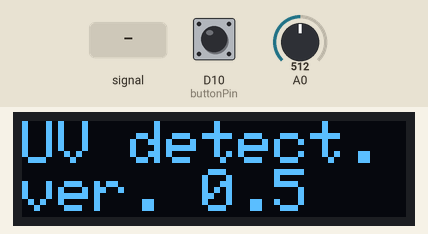
The sketch below on a simulated Arduino Zero (SAMD21). On the bench: 128×32 one-colour display. The inputs (shaded band) are chosen by the test bench; at power-on: A0 = 512, D10 (buttonPin) HIGH (analog values on the 0–1023 scale). What the sketch prints to the serial monitor is not drawn.

Above: at 1.1 s.
3.8 s: A0 set to 0
At 6.0 s:
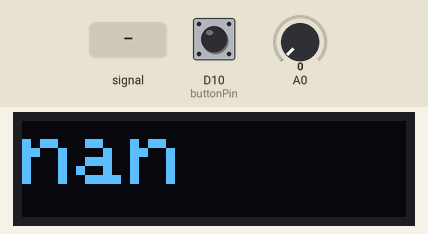
6.9 s: A0 set to 122
At 8.9 s:
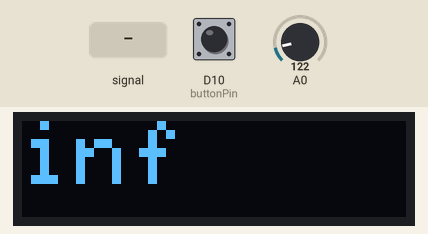
9.2 s: D10 (buttonPin) pulled LOW for 1 s
At 10.6 s:
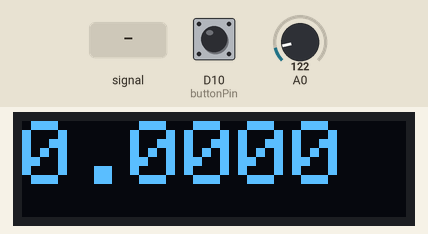
11.7 s: A0 fed a 200 Hz sine of ±81 counts around its level
At 13.1 s:
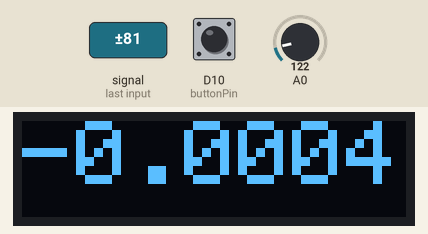
14.8 s: A0 set to 306
At 17.9 s:
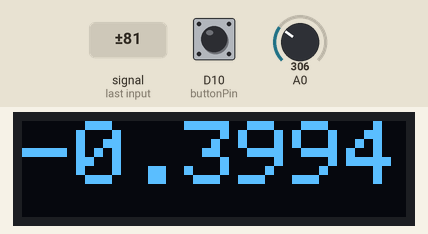
18.2 s: A0 fed a 1000 Hz sine of ±255 counts around its level
At 19.8 s:
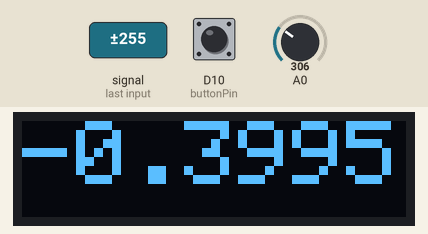
Timing chart, 0 to 21.3 s (numbered marks = the images above; inputs shaded):
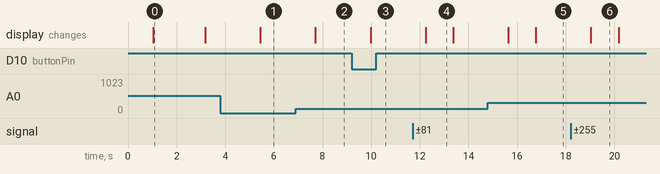

Measured:
- after the input at 3.8 s, the display: changes after 1.6 s (image 1)
- after the input at 6.9 s, the display: changes after 0.81 s (image 2)
- after the input at 9.2 s, the display: changes after 0.77 s (image 3)
- after the input at 11.7 s, the display: changes after 0.54 s (image 4)
- after the input at 14.8 s, the display: first changes after 0.84 s (image 5 shows a later state)
- after the input at 18.2 s, the display: changes after 0.84 s (image 6)
- what the display in image 0 shows lasts 2.2 s, from 1.0 s to 3.2 s

The sketch:

UV_detector_ver_0p5.ino
```cpp
//Include all needed libraries
#include <Wire.h>
#include <Adafruit_GFX.h>
#include <Adafruit_SSD1306.h>

//Define the number of averages and Arduino's ADC resolution
int AverageNum=10000;
int bitsResolution=14;
//********************************************************************
// No real need to change code below for routine work
//********************************************************************

// Define OLED dimensions and I2C address
#define SCREEN_WIDTH 128
#define SCREEN_HEIGHT 32
#define OLED_RESET -1 // Reset pin # (or -1 if sharing Arduino reset pin)

// Initialize display with I2C address 0x3C (or 0x3D)
Adafruit_SSD1306 display(SCREEN_WIDTH, SCREEN_HEIGHT, &Wire, OLED_RESET);

// Define button used for blanking and its initial state
const int buttonPin = 10;
int buttonState = 0;

//Define several variable to store data
unsigned long ADCoutput;
unsigned long ADCref;
float currentTime;

//Setup block. Executed once at power-up
void setup() {
  // Establish serial data transfer over USB and set the transfer rate in bits
    Serial.begin(115200);
  // Initialize the display
  if(!display.begin(SSD1306_SWITCHCAPVCC, 0x3C)) { // Address 0x3C for 128x32
    Serial.println(F("SSD1306 allocation failed"));
    for(;;);
  }
  //Initialize a pin to monitor Blank signals
  pinMode(buttonPin, INPUT);
  delay(1000);
  pinMode(buttonPin, INPUT_PULLUP);

  //set Arduino's ADC resolution
  analogReadResolution(bitsResolution);

  // Display a start-up message
  display.clearDisplay();
  display.setTextSize(2);             // Font size 2
  display.setTextColor(SSD1306_WHITE); // White text
  display.setCursor(0,0);             // Start at top-left corner
  display.println(F("UV detect."));
  display.println(F("ver. 0.5"));
  display.display();
  delay(1000); // Wait 1 second
}

//Main loop. Runs continuously
void loop() {

// Real analog input to collect data from amplified photodiode
  ADCoutput=0;
    for (int i=0; i<AverageNum; i++) {
      ADCoutput+=analogRead(A0);
    }
  // Read state on Blank button. If pressed, update voltage
  buttonState = digitalRead(buttonPin);
  if (buttonState == LOW) {
    ADCref = ADCoutput;
  }
  //int sensorValue = analogRead(A2);
  double transmission = (double)ADCoutput / ADCref;
  double sensorValue = -log10(transmission);

 // record current Arduino time
  currentTime = millis()/1000.0;
 // Update OLED display
  display.clearDisplay();
  display.setTextSize(3);             // Font zise 3
  display.setTextColor(SSD1306_WHITE); // White text
  display.setCursor(0,0);             // Start at top-left corner

  display.println(sensorValue, 4);  // show Absorbance with 4 decimal places
  display.display();                // Update OLED display

  Serial.print(currentTime);        // send current time via serial interface to computer
  Serial.print(", ");               // add a comma to separate from next value
  Serial.print(sensorValue, 6);     // send asborbance value with 6 decimal places
  Serial.print(", ");               // add a comma to separate from next value
  Serial.print(ADCoutput);          // send the sum of digital voltage reading. This is optional but very helpful for setting gain and troubleshooting
  Serial.print(", ");               // add a comma to separate from next value
  Serial.println(ADCref);           // send the sum of digital voltage reading. This is optional but very helpful for setting gain and troubleshooting

  // Optional delay to slow down data stream
  //delay(200);
}
```
